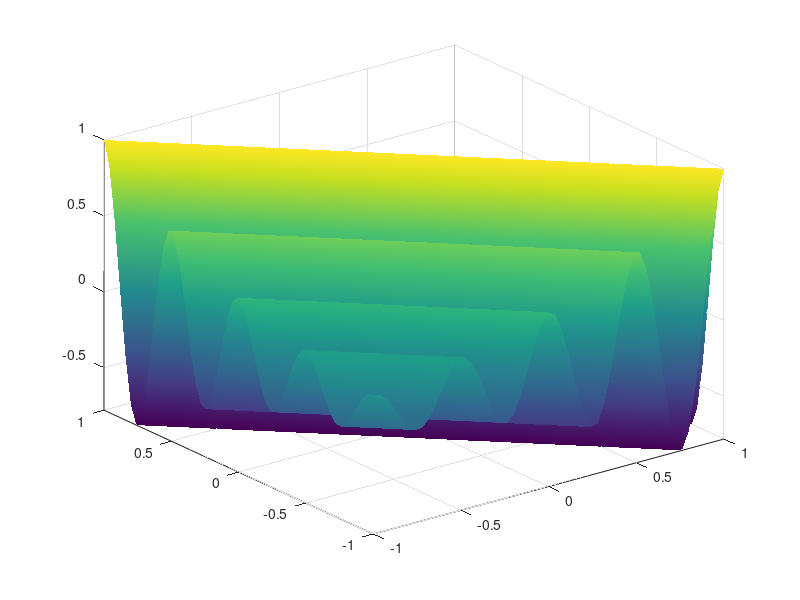

The MATLAB source for this figure: (Note: this script raises an error after producing the figure.)
x = linspace(-1,1,51);
y = linspace(-1,1,51);
[XX,YY] = meshgrid(x,y);

expo = -abs(XX+YY);
f = cos(4*pi*(XX+YY)).*exp(expo);
surf(x,y,f), axis tight, shading interp 

[Arg1,Arg2] = f(2,3)